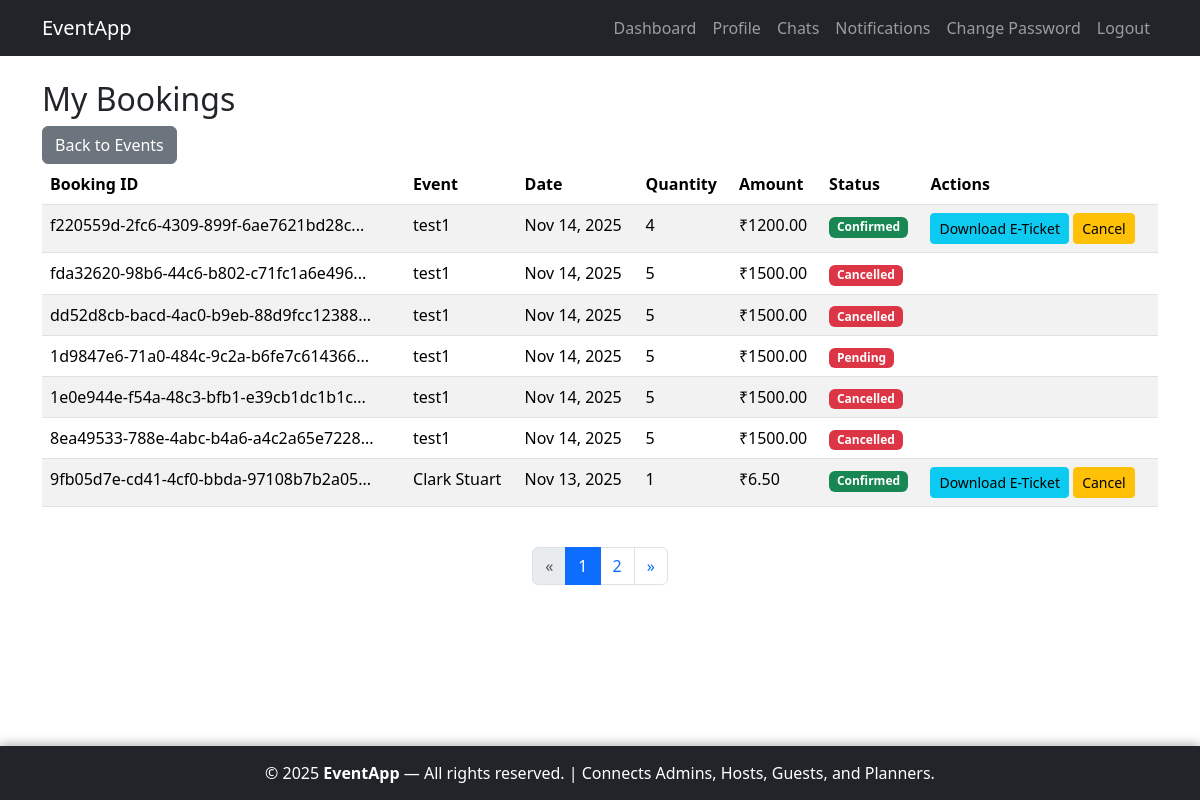
Screenshot of /guest/bookings/ (signed in) with the database file from the repository.
### guest/models.py (models this page shows, shortened)
class Booking(models.Model):
    STATUS_CHOICES = [
        ('confirmed', 'Confirmed'),
        ('cancelled', 'Cancelled'),
    ]
    guest = models.ForeignKey(
        settings.AUTH_USER_MODEL,
        on_delete=models.CASCADE,
        related_name='bookings'
    )
    event = models.ForeignKey(
        'host.Event',
        on_delete=models.CASCADE,
        related_name='bookings'
    )
    booking_id = models.UUIDField(default=uuid.uuid4, editable=False, unique=True)
    ticket_quantity = models.PositiveIntegerField(default=1)
    total_amount = models.DecimalField(max_digits=10, decimal_places=2)
    status = models.CharField(max_length=10, choices=STATUS_CHOICES, default='pending')
    qrcode = models.ImageField(upload_to='qrcodes/', blank=True, null=True)
    created_at = models.DateTimeField(auto_now_add=True)
    is_used = models.BooleanField(default=False)
    scanned_at = models.DateTimeField(null=True, blank=True)
    class Meta:
        ordering = ['-created_at']

### host/models.py (models this page shows, shortened)
class Event(models.Model):
    NEEDS_CHOICES = [
        ('catering', 'Catering'),
        ('decorations', 'Decorations'),
        ('photography', 'Photography'),
        ('music', 'Music/DJ'),
        ('venue', 'Venue Setup'),
        ('other', 'Other'),
    ]
    host = models.ForeignKey(settings.AUTH_USER_MODEL, on_delete=models.CASCADE, related_name='events')
    name = models.CharField(max_length=255)
    start_date = models.DateTimeField()
    end_date = models.DateTimeField()
    budget = models.DecimalField(max_digits=10, decimal_places=2)
    guest_count = models.PositiveIntegerField()
    needs = models.CharField(max_length=255, blank=True)
    banner = models.ImageField(upload_to='events/', blank=True, null=True)
    venue_details = models.TextField(blank=True)
    created_at = models.DateTimeField(auto_now_add=True)
    updated_at = models.DateTimeField(auto_now=True)
    class Meta:
        ordering = ['-created_at']

### guest/views.py (the view)
# urls.py: path('bookings/', views.BookingListView.as_view(), name='booking_list'),
class BookingListView(LoginRequiredMixin, GuestRequiredMixin, ListView):
    model = Booking
    template_name = 'guest/booking_list.html'
    context_object_name = 'bookings'
    def get_queryset(self):
        return Booking.objects.filter(guest=self.request.user).order_by('-created_at')
    def get_context_data(self, **kwargs):
        context = super().get_context_data(**kwargs)
        queryset = self.get_queryset()
        page_obj, paginated_bookings = paginate_queryset(self.request, queryset)
        context['bookings'] = paginated_bookings
        context['page_obj'] = page_obj  # for pagination controls
        return context

### guest/views.py (called while the page is built)
    def test_func(self):
        return (self.request.user.is_authenticated and
                self.request.user.role == 'guest' and
                self.request.user.is_approved)

### utils/pagination.py (called while the page is built)
def paginate_queryset(request, queryset):
    paginator = Paginator(queryset, DEFAULT_PER_PAGE)
    page_number = request.GET.get('page')
    try:
        page_obj = paginator.page(page_number)
    except PageNotAnInteger:
        page_obj = paginator.page(1)
    except EmptyPage:
        page_obj = paginator.page(paginator.num_pages)
    return page_obj, page_obj.object_list

### guest/templates/guest/booking_list.html (shortened to what this page needs)
{% extends 'accounts/base.html' %}
{% block content %}
<div class="row">
    <div class="col-12">
        <h2>My Bookings</h2>
        <a href="{% url 'guest:dashboard' %}" class="btn btn-secondary">Back to Events</a>
    </div>
</div>
<div class="row">
    <div class="col-12">
        <div class="table-responsive">
            <table class="table table-striped">
                <thead>
                    <tr>
                        <th>Booking ID</th>
                        <th>Event</th>
                        <th>Date</th>
                        <th>Quantity</th>
                        <th>Amount</th>
                        <th>Status</th>
                        <th>Actions</th>
                    </tr>
                </thead>
                <tbody>
                    {% for booking in bookings %}
                    <tr>
                        <td>{{ booking.booking_id|slice:":8" }}...</td>
                        <td>{{ booking.event.name }}</td>
                        <td>{{ booking.created_at|date:"M d, Y" }}</td>
                        <td>{{ booking.ticket_quantity }}</td>
                        <td>₹{{ booking.total_amount }}</td>
                        <td><span class="badge bg-{% if booking.status == 'confirmed' %}success{% else %}danger{% endif %}">{{ booking.status|title }}</span></td>
                        <td>
                            {% if booking.status == 'confirmed' %}
                                <a href="{% url 'guest:eticket' booking.booking_id %}" class="btn btn-sm btn-info">Download E-Ticket</a>
<form action="{% url 'guest:cancel_booking' booking.pk %}" method="post" style="display:inline;" onsubmit="return confirm('Are you sure you want to cancel this booking?');">
    <button type="submit" class="btn btn-sm btn-warning">Cancel</button>
</form>
                            {% endif %}
                        </td>
                    </tr>
                    {% empty %}
                    <tr><td colspan="7" class="text-center">No bookings yet.</td></tr>
                    {% endfor %}
                </tbody>
            </table>
        </div>
    </div>
</div>
{% include 'partials/pagination.html' %}
{% endblock %}

### accounts/templates/accounts/base.html (style rules this page uses)
html, body { height: 100%; margin: 0; }
body { display: flex; flex-direction: column; min-height: 100vh; }

### rows the page displays
Booking: booking_id "f220559d-2fc6-4309-899f-6ae7621bd28c", event.name "test1", created_at "Nov 14, 2025", ticket_quantity "4", total_amount "1200.00", status "Confirmed", shows "Download E-Ticket"
Booking: booking_id "fda32620-98b6-44c6-b802-c71fc1a6e496", event.name "test1", created_at "Nov 14, 2025", ticket_quantity "5", total_amount "1500.00", status "Cancelled"
Booking: booking_id "dd52d8cb-bacd-4ac0-b9eb-88d9fcc12388", event.name "test1", created_at "Nov 14, 2025", ticket_quantity "5", total_amount "1500.00", status "Cancelled"
Booking: booking_id "1d9847e6-71a0-484c-9c2a-b6fe7c614366", event.name "test1", created_at "Nov 14, 2025", ticket_quantity "5", total_amount "1500.00", status "Pending"
Booking: booking_id "1e0e944e-f54a-48c3-bfb1-e39cb1dc1b1c", event.name "test1", created_at "Nov 14, 2025", ticket_quantity "5", total_amount "1500.00", status "Cancelled"
Booking: booking_id "8ea49533-788e-4abc-b4a6-a4c2a65e7228", event.name "test1", created_at "Nov 14, 2025", ticket_quantity "5", total_amount "1500.00", status "Cancelled"
Booking: booking_id "9fb05d7e-cd41-4cf0-bbda-97108b7b2a05", event.name "Clark Stuart", created_at "Nov 13, 2025", ticket_quantity "1", total_amount "6.50", status "Confirmed", shows "Download E-Ticket"

### other values shown
{{ num }} "1" "2"
